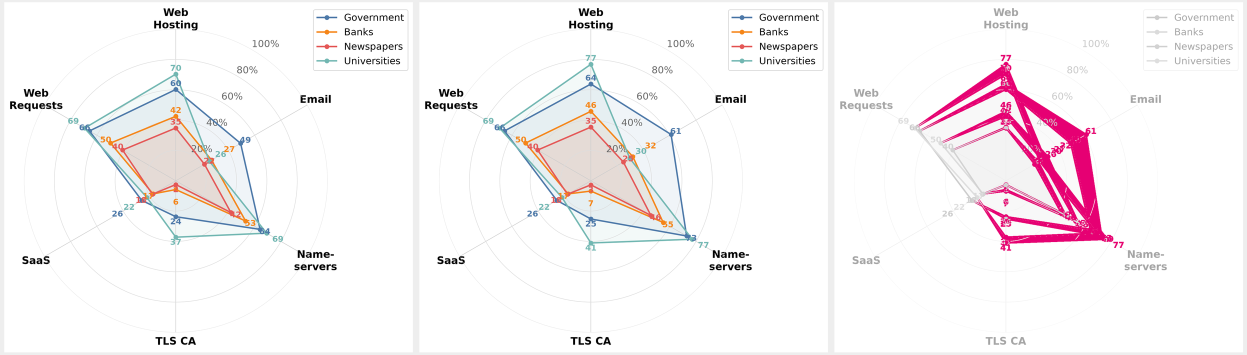
#> input picture .github/fix_scoring_unkown.png, 2493 x 710 px (shown at 1/2 size)
$ python -i analyze_eu_check.py   (imports and definitions only)
#> lines starting #> are read from the running program, lines starting #| are printed output that depends on the picture
#> further down, picture is the input picture: PIL image 2493x710 RGBA; mean R, G, B, A 247.9, 243.6, 245.4, 255
#!/usr/bin/env python3
import argparse
import csv
import hashlib
import html
import json
import os
import re
import sqlite3
from pathlib import Path

import numpy as np
from PIL import Image, ImageDraw, ImageFilter

try:
    from skimage.metrics import structural_similarity as ssim
except Exception:  # pragma: no cover
    ssim = None


THRESHOLD = 24
MAX_VERTICAL_SHIFT = 400
ALIGN_SAMPLE_STEP = 4
ALIGN_BANDS = 12
MIN_BAND_HEIGHT = 160
BLUR_RADIUS = 1.5
BLUR_DOWNSAMPLE = 2
WHITE_PIXEL_THRESHOLD = 245
BLANK_WHITE_FRACTION_THRESHOLD = 0.995
BLANK_SAMPLE_MAX = 200


# [15 lines left out: functions parse_args, ensure_same_size, not called in this run]


def normalize_html_text(content: str):
    return ' '.join(str(content or '').split())


# [8 lines left out: function extract_visible_text, not called in this run]


def tokenize_text(content: str):
    return re.findall(r'[A-Za-z0-9_]{2,}', str(content or '').lower())


# [181 lines left out: functions html_metrics, find_best_vertical_shift, apply_vertical_shift, apply_band_alignment, compute_diff_metrics, not called in this run]


def blur_downsample(image: Image.Image):
    blurred = image.filter(ImageFilter.GaussianBlur(radius=BLUR_RADIUS))
    new_width = max(1, blurred.width // BLUR_DOWNSAMPLE)
#> new_width = 1246
    new_height = max(1, blurred.height // BLUR_DOWNSAMPLE)
#> new_height = 355
    return blurred.resize((new_width, new_height), Image.Resampling.BILINEAR)
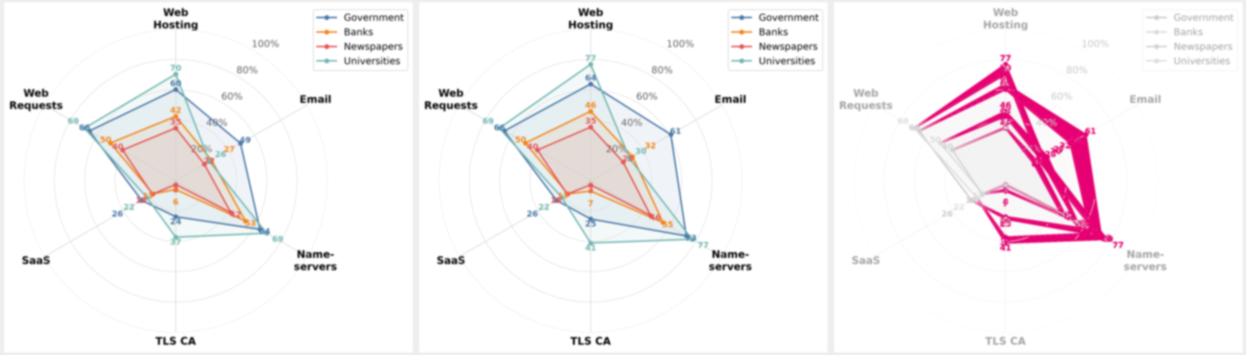
#> returned value: PIL image 1246x355 RGBA; mean R, G, B, A 247.9, 243.6, 245.5, 255


def load_rgb_image(image_path: str):
    with Image.open(image_path) as image:
        return image.convert('RGB')


# [373 lines left out: functions blank_white_metrics, image_metrics_from_images, save_overlay, derive_html_path, ensure_analysis_table, upsert_analysis_row and 1 more, not called in this run]


# [2 lines not run here, left out]

>>> from PIL import Image
>>> picture = Image.open('../../.github/fix_scoring_unkown.png')
>>> result = blur_downsample(picture)
